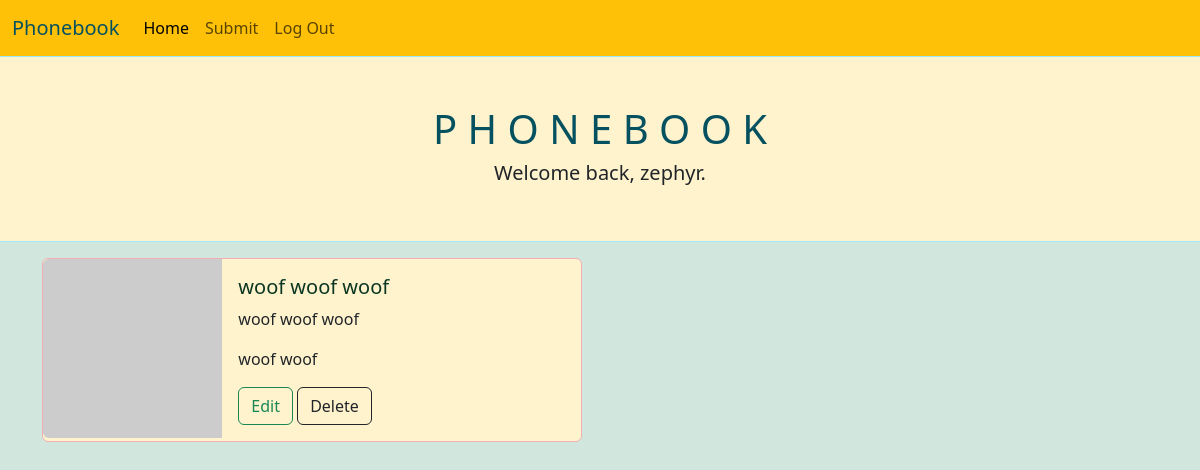
The app's page / (signed in) with its own data.
### app/models.py (models this page shows, shortened)
class User(db.Model, UserMixin):
    id = db.Column(db.Integer, primary_key=True)
    first_name = db.Column(db.String(50), nullable=False)
    last_name = db.Column(db.String(50), nullable=False)
    email = db.Column(db.String(75), nullable=False, unique=True)
    username = db.Column(db.String(75), nullable=False, unique=True)
    password = db.Column(db.String(255), nullable=False)
    entries = db.relationship("Entry", backref="submitter")

class Entry(db.Model):
    id = db.Column(db.Integer, primary_key=True)
    first_name = db.Column(db.String(50), nullable=False)
    last_name = db.Column(db.String(50), nullable=False)
    phone_number = db.Column(db.String(75), nullable=False)
    address = db.Column(db.String(100), nullable=False)
    date_created = db.Column(db.DateTime, nullable=False, default=datetime.utcnow)
    user_id = db.Column(
        db.Integer, db.ForeignKey("user.id")
    )  # SQL - FOREIGN KEY(user_id) REFERENCES user(id)

### app/routes.py (the view)
@app.route("/")
def index():
    entries = Entry.query.all()
    nums = {"img=" + str(x) for x in range(1, 71)}  #placeholder service has 70 entries
    return render_template("index.html", entries=entries, nums=nums)

### app/models.py (called while the page is built)
@login.user_loader
def get_a_user_by_id(user_id):
    return db.session.get(User, user_id)

### app/templates/index.html (shortened to what this page needs)
{% extends 'base.html' %}
{% block header %}
<h1 class="text-info-emphasis">P H O N E B O O K</h1>
{% if current_user.is_authenticated %}
        <h5>Welcome back, {{ current_user.username }}.</h5>
    {% else %}
        <h5>Log in or create an account to make entries.</h5>
    {% endif %}
{% endblock %}
{% block content %}
        <div>
{% for entry in entries %}
{% if entry.submitter == current_user %}
<div class="card my-3 bg-warning-subtle border-danger-subtle" style="max-width: 540px;">
    <div class="row g-0">
      <div class="col-md-4">
        <img src="https://i.pravatar.cc/300?{{ nums.pop() }}" class="img-fluid rounded-start" alt="a person">
      </div>
      <div class="col-md-8">
        <div class="card-body">
          <h5 class="card-title text-success-emphasis">{{ entry.first_name }} {{ entry.last_name }}</h5>
          <p class="card-text">{{ entry.phone_number }}</p>
          <p class="card-text">{{ entry.address }}</p>
          <a href="{{ url_for('edit_entry', entry_id=entry.id) }}" class="btn btn-outline-success">Edit</a>
          <button type="button" class="btn btn-outline-dark" data-bs-toggle="modal" data-bs-target="#deleteEntryModal-{{ entry.id }}">
            Delete
        </button>
        </div>
      </div>
    </div>
</div>
{% endif %}
{% endfor %}
{% endblock %}

### records on screen
User: username "zephyr"
Entry: first_name "woof", last_name "woof woof", phone_number "woof woof woof", address "woof woof"
